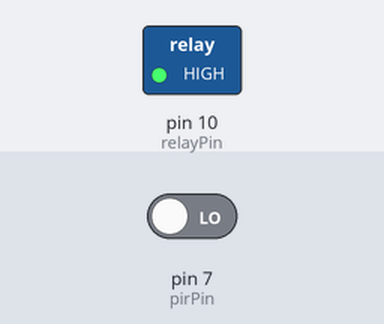
The sketch below on a simulated Arduino Uno, built with avr-gcc and run on an emulated ATmega328P. Shown: switched loads named in the sketch (green lamp = pin HIGH). The inputs (shaded band) are chosen by the test bench; at power-on: pin 7 (pirPin) LOW.

Above: at 0.1 s.
Timing chart, 0 to 1.6 s (numbered marks = the images above):
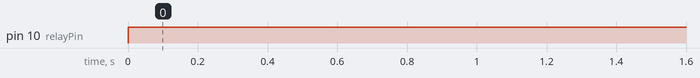

Measured:
- by itself, pin 10 (relayPin): LOW → HIGH at 0.00 s

The sketch:

MotionSensorLighting.ino
```cpp
int pirSenseVal = 0;
int relayPin = 10;
int pirPin = 7;
boolean toggle = 0;

void setup() {
  Serial.begin(9600);
  pinMode(relayPin, OUTPUT);
  pinMode(pirPin, INPUT);

}

void loop() {
  pirSenseVal = digitalRead(pirPin);

  if (pirSenseVal, HIGH){
    if (toggle = 1){
     toggle = 0;
    }

    else{
     toggle = 1;
    }

   if(toggle = 0){
    digitalWrite(relayPin, LOW);
  //turn light bulb off
   }

    else if(toggle = 1){
     digitalWrite(relayPin, HIGH);
    //turn light bulb on
    }
  }
   }
```
